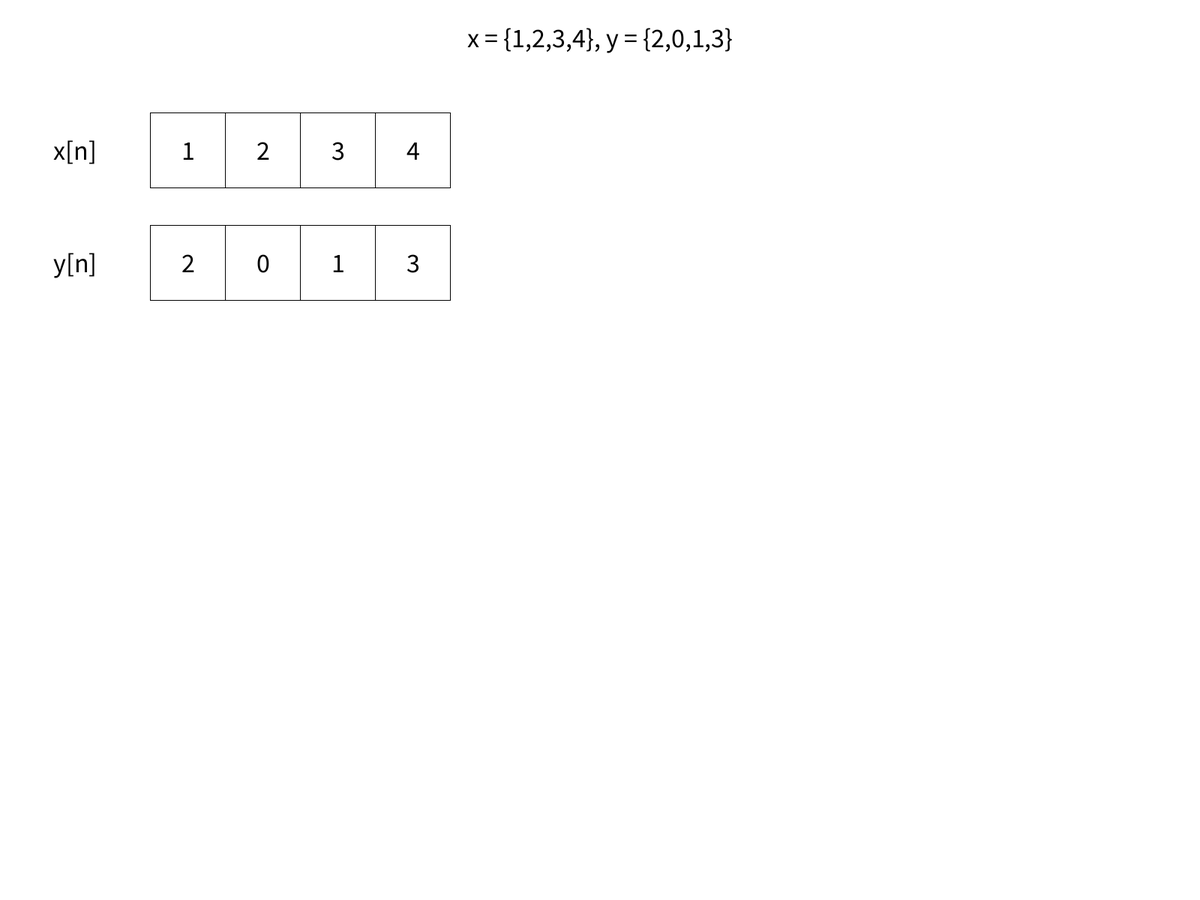
Frame 1 (no input)
Frame 60 (the mouse pressed at the canvas centre just before this capture): identical to frame 1, image omitted
Frame 120 (the mouse held since frame 60 and released just before this capture): identical to frame 1, image omitted

The Processing sketch that drew this single still picture (run headless with seeded random() and noise(); from frame 60 on, the mouse is pressed at the canvas centre):

// Processing sketch: PortlandDFTConvolution
// ── PortlandDFTConvolution.pde
int step = 0;
int run = 0;
boolean[] isFlipped = {false, true, true, true,  true,  true,  true,  true,  true,  true};
int[] shifts = {0, 0, 0, 1, 2, 3, 4, 5, 6, 7};
int [] x = {1,2,3,4};
int [] y = {2,0,1,3};
int [] xy = {11,17,19,13};
int [] xyz = {2,4,7,13,9,13,12};
void setup(){
//  size(1024,768);
  fullScreen(2);
  drawStep();
}


void drawStep(){
  boolean yFlipped = isFlipped[step];
  int yshift = shifts[step];
  background(255);
  textAlign(CENTER,CENTER);
  fill(0);
  textSize(36);
  text("x = {1,2,3,4}, y = {2,0,1,3}",width/2,50);
  text("x[n]",100,200);
  if(run == 0 && step == 5)
  text("Matlab equivalent: ifft(fft([1 2 3 4]).*fft([2 0 1 3]))",width/2,740);
  if(step == 8)
  text("ifft(fft([1 2 3 4 0 0 0]).*fft([2 0 1 3 0 0 0]))",width/2,740);  
  if(yFlipped){
    if(yshift == 0)
      text("y[-n]",100,350);    
    else
      text("y["+nf(yshift)+"-n]",100,350);    
  } else {
    text("y[n]",100,350);
  }
  if(step > 1){
    text("prod",100,500);
    text("x*y",100,650);
  }
  for(int n = 0; n < x.length; n++){
    pushMatrix();
    translate(250+n*100,200);
    fill(0);
//    int yval = yFlipped ? y[(yshift-n+3)%4] : y[n];
    int yval = yFlipped ? y[(yshift-n+y.length)%y.length] : y[n];
    text(x[n],0, 0);
    text(yval,0, 150);
    if(step > 1){
      text(x[n]*yval,0,300);
      if(yshift == n) fill(255,0,0); else fill(0);
      if(yshift >= n)
        text(xy[n],0,450);      
      line(0,60,0,90);
      line(0,210,0,240);
      line(0,360,(yshift-n)*100,390);
    }
    noFill();
    for(int m = 0; m < ((step > 1)?4:2); m++)
      rect(-50,-50+150*m,100,100);
    popMatrix();
  }
}

void draw(){}

void mouseClicked(){
  if(run == 0)
    if(step < 5)
      step++;
    else {
      step = 0;
      run = 1;
      x = expand(x, 7);
      y = expand(y, 7);  
      xy = new int[7];
      arrayCopy(xyz,xy);
    } else if(step < 8) step++;
  drawStep();
}
